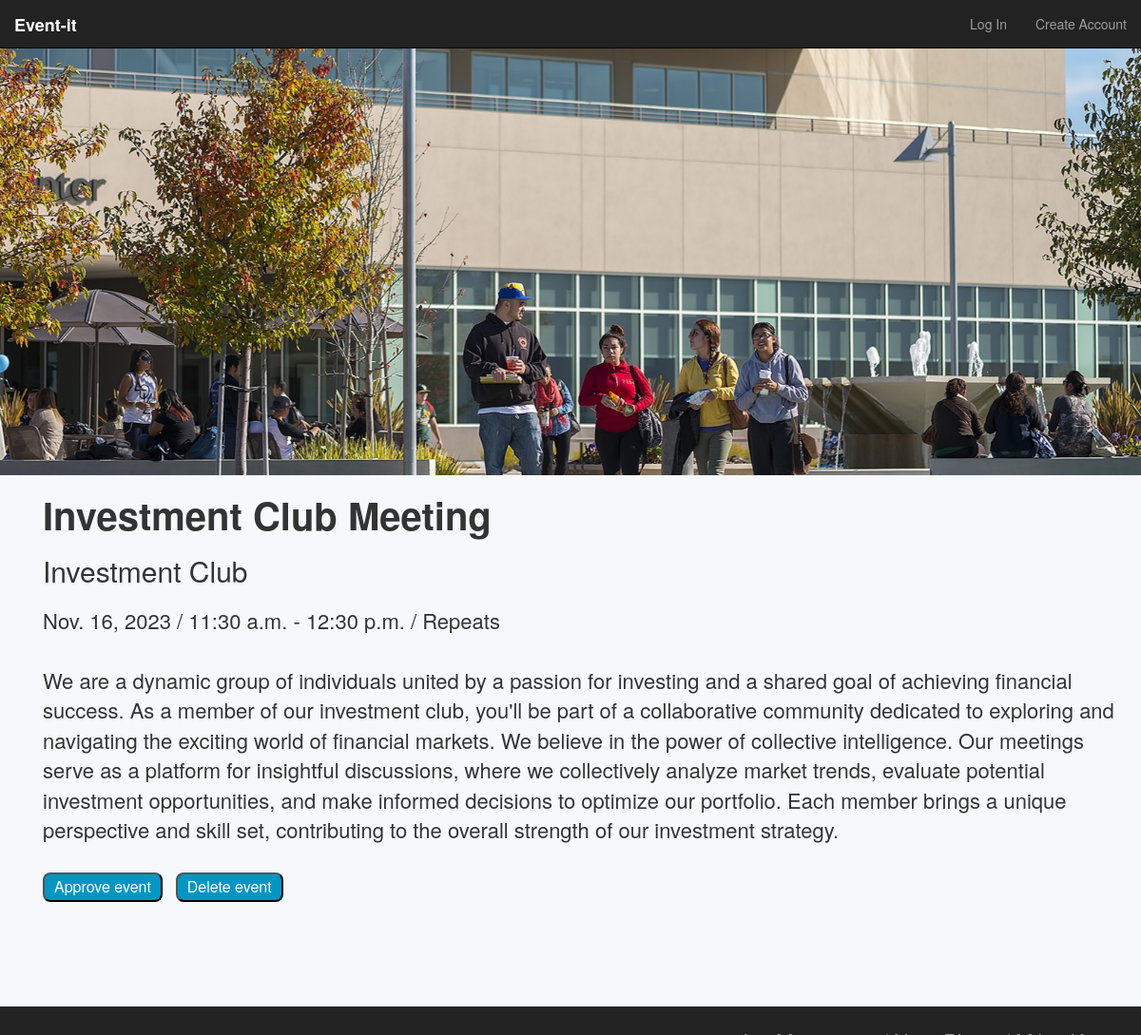
The app's page /members/moderator/view/34/ with its own data.
### events/models.py (models this page shows, shortened)
class Event(models.Model):                                      # makes the main data model, each event has the attributes below
    title        = models.CharField(max_length=120)
    description  = models.TextField(blank=True, default='')
    repeats      = models.BooleanField(default=False)
    approved     = models.BooleanField(default=False)
    date         = models.DateField()
    start_time   = models.TimeField()
    end_time     = models.TimeField()
    posting_club = models.CharField(max_length=100)
    user         = models.ForeignKey(to=User, related_name="events", blank=True, null=True, on_delete=models.CASCADE)
    image        = models.ImageField(null=True, blank=True, upload_to='images/')

### members/views.py (the view)
def moderator_event_detail_view(request, id):           # shows one event
    obj = get_object_or_404(Event, id=id)               # get object id=id, if it does not exist throw 404 error
    context = {                                         # defines what to pass in to event_detail.html
        'object': obj,
    }
    return render(request, 'authenticate/moderator_event_detail.html', context)

### members/templates/authenticate/moderator_event_detail.html (shortened to what this page needs)
{% extends 'base.html' %}
{% block content %}
{% load static %} <link rel="stylesheet" href="{% static 'eventdetails.css' %}">
<div class="fixed-bg"></div>
<body>
<h1>{{ object.title }}</h1>
<h2>{{ object.posting_club }}</h2>
<p>
    {{ object.date }} / {{ object.start_time }} - {{ object.end_time }}{% if object.repeats %} / Repeats{% endif %}
    <br><br>
    {% if object.description %}{{ object.description }}{% else %}Description coming soon{% endif %}
</p>
<br>
<a href="/members/moderator/update/{{ object.id }}"><button>Approve event</button></a>
<a href="/members/moderator/delete/{{ object.id }}"><button>Delete event</button></a>
</body>
{% endblock %}

### events/static/base.css (style rules this page uses)
body { background-color: rgba(0, 77, 150, 0.034); margin-left: 30px; padding-bottom: 100px; }

### events/static/eventdetails.css (style rules this page uses)
body { margin-left: 45px; margin-bottom: 40px; }
.fixed-bg { background-image: url("images/college_of_san_mateo_cover.jpeg"); min-height: 500px; background-attachment: fixed; background-position: center -500px; background-repeat: no-repeat; background-size: cover; margin-left: -45px; }
p { font-size: 22px; margin-right: 25px; margin-top: 20px; }
h1 { font-size: 40px; font-weight: bold; }
button { margin-right: 10px; text-decoration: black; background-color: #0096c4; color: rgb(255, 255, 255); padding: 2px 10px; text-align: center; text-decoration: none; display: inline-block; font-size: 16px; border-radius: 8px; }

### records on screen
Event: title "Investment Club Meeting", posting_club "Investment Club", date "Nov. 16, 2023", start_time "11:30 a.m.", end_time "12:30 p.m.", description "We are a dynamic group of individuals united by a passion for investing and a shared goal of achieving financial success. As a member of our investment club, you'll be part of a collaborative community dedicated to exploring and navigating the exciting world of financial markets. We believe in the power of collective intelligence. Our meetings serve as a platform for insightful discussions, where we collectively analyze market trends, evaluate potential investment opportunities, and make informed decisions to optimize our portfolio. Each member brings a unique perspective and skill set, contributing to the overall strength of our investment strategy."
